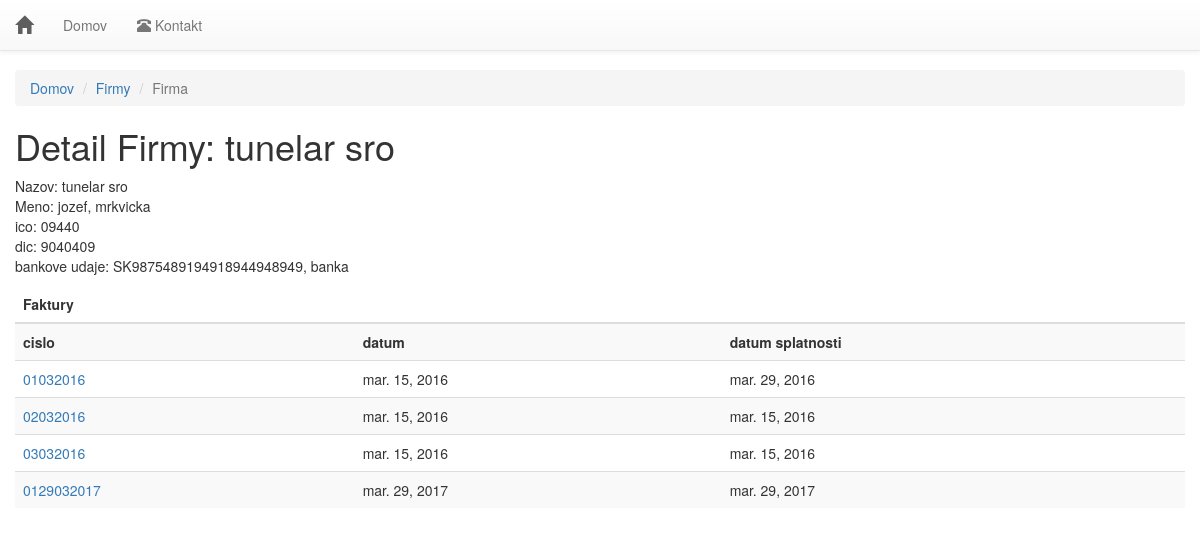
Page /firma/1/ (signed in) on the earlier database version.
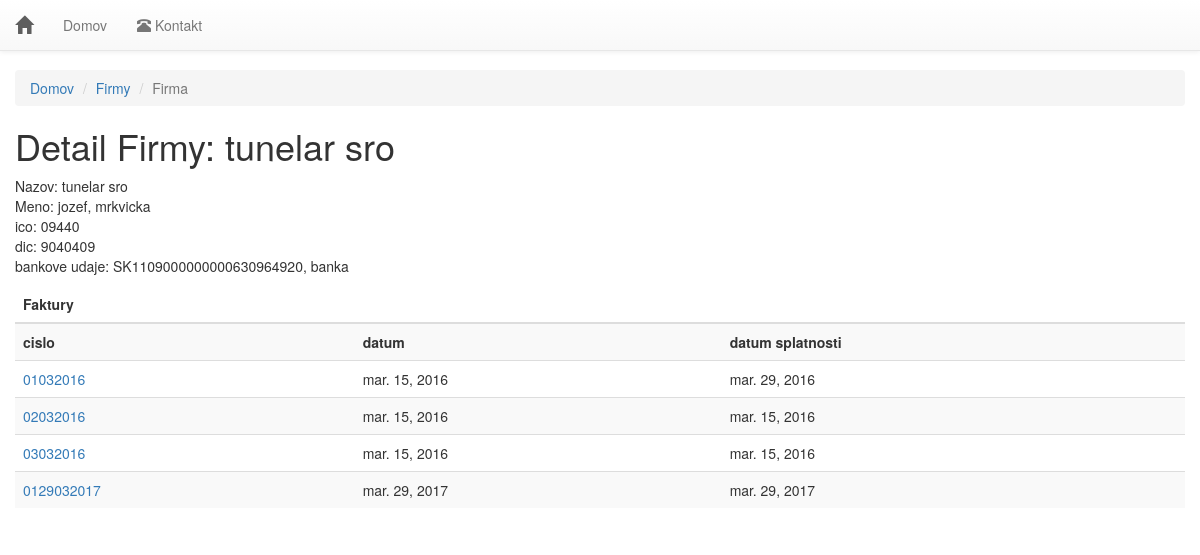
Same page on the later database version.
### invoice/models.py (models this page shows, shortened)
class Firma(models.Model):
    id = models.AutoField(primary_key=True)
    db_uuid = models.UUIDField(unique=True, default=uuid.uuid4, editable=False)
    creator = models.ForeignKey(Login, blank=False, on_delete=models.CASCADE,)
    nazov = models.CharField(blank=False, max_length=200)
    meno = models.CharField(blank=False, max_length=50)
    priezvisko = models.CharField(blank=False, max_length=50)
    ico = models.CharField(blank=False, max_length=50)
    dic = models.CharField(blank=False, max_length=50)
    banka = models.CharField(blank=False, max_length=100)
    alphanumeric = RegexValidator(r'^[0-9a-zA-Z]*$', 'Zadajte cislo vo formate IBAN')
    cislo_uctu = models.CharField(blank=False, max_length=24, validators=[alphanumeric])
    banky = (
        ('', 'vyberte'),
        ('SUBASKBX', 'Všeobecná úverová banka, a. s.'),
        ('GIBASKBX', 'Slovenská sporiteľňa, a. s.'),
        ('TATRSKBX', 'Tatra banka, a. s.'),
        ('BREXSKBX', 'MBANK – BRE Bank SA, pobočka zahraničnej banky mBank v SR'),
        ('UNCRSKBX', 'UniCredit Bank Czech Republic and Slovakia, a. s., pobočka zahr. banky'),
        ('CEKOSKBX', 'ČSOB – Československá obchodná banka, a.s.'),
    )
    cislo_swift = models.CharField(max_length=8, choices=banky, default='', blank=False)
    platca_DPH = models.CharField(choices=[("20", "ano"), ("0", "nie")], max_length=2)
    telefon = models.CharField(max_length=50)
    adresa_ulica = models.CharField(max_length=200)
    adresa_mesto = models.CharField(max_length=90)
    adresa_PSC = models.CharField(max_length=20)
    def __str__(self):
        return self.nazov

class Faktura(models.Model):
    id = models.AutoField(primary_key=True)
    db_uuid = models.UUIDField(unique=True, default=uuid.uuid4, editable=False)
    owner = models.ForeignKey(Login, blank=False, on_delete=models.CASCADE,)
    creator = models.ForeignKey(Firma, blank=False, on_delete=models.CASCADE,)
    created_for = models.ForeignKey(Zakaznik, blank=False, on_delete=models.CASCADE,)
    cislo_faktury = models.CharField(blank=False, max_length=10)
    datum_vystavenia = models.DateField(blank=False)
    datum_splatnosti = models.DateField(blank=False)
    datum_dodania = models.DateField(blank=False)
    konstantny_symbol = models.CharField(blank=False, max_length=150)
    doprava = models.CharField(blank=True, max_length=150)
    uhradena = models.CharField(choices=[("1", "ano"), ("0", "nie")], max_length=1, default=0)
    komentar = models.TextField(max_length=3000)

### invoice/views.py (the view)
# urls.py: path('firma/', views.firmas_all, name='firmas_all'),
@login_required(login_url='/logmein/')
def firma(request, firma_id):
    firma = get_object_or_404(Firma, pk=firma_id)
    zoznam = Faktura.objects.filter(creator=firma.id)
    t = 'invoice/firma.html'
    c = {'firma': firma, 'zoznam': zoznam}
    return HttpResponse(render_to_string(t, c))

### templates/invoice/firma.html (shortened to what this page needs)
<!DOCTYPE html>
<html>
<head>
    {% include "invoice/head.html" %}
</head>
<body>
{% include "invoice/nav.html" %}
<div class="container-fluid">
    <ol class="breadcrumb">
        <li><a href="/">Domov</a></li>
        <li><a href="{% url 'invoice:firmas_all' %}">Firmy</a></li>
        <li class="active">Firma</li>
    </ol>
    <h1>Detail Firmy: {{firma}}</h1>
    <p>
        Nazov: {{firma.nazov}} <br/>
        Meno: {{firma.meno}}, {{firma.priezvisko}}<br/>
        ico: {{firma.ico}}<br/>
        dic: {{firma.dic}}<br/>
        bankove udaje: {{firma.cislo_uctu}}, {{firma.banka}}
    </p>
    {% if zoznam %}
    <div class="table-responsive">
        <table class="table table-striped table-hover">
            <thead>
            <tr>
                <th colspan="3">Faktury</th>
            </tr>
            </thead>
            <tbody>
            <tr>
                <th>cislo</th>
                <th>datum</th>
                <th>datum splatnosti</th>
            </tr>
            {% for x in zoznam.all %}
            <tr>
                <td><a href="{% url 'invoice:detail' x.id %}">{{x.cislo_faktury}}</a></td>
                <td>{{x.datum_vystavenia}}</td>
                <td>{{x.datum_splatnosti}}</td>
            </tr>
            {% endfor %}
            {% else %}
            <p>Ziaden zaznam.</p>
            {% endif %}
            </tbody>
        </table>
    </div>
</div>
</body>
</html>

### templates/invoice/head.html (shortened to what this page needs)
<link rel="stylesheet" href="https://maxcdn.bootstrapcdn.com/bootstrap/3.3.7/css/bootstrap.min.css"
>
<link rel="stylesheet" href="https://maxcdn.bootstrapcdn.com/bootstrap/3.3.7/css/bootstrap-theme.min.css"
>
<link rel="stylesheet" type="text/css" href="//cdnjs.cloudflare.com/ajax/libs/cookieconsent2/3.0.3/cookieconsent.min.css" />

### templates/invoice/nav.html (shortened to what this page needs)
<nav class="navbar navbar-default navbar-fixed-top">
    <div class="container-fluid">
        <div class="navbar-header">
            <a class="navbar-brand" href="/" title="Domov"><i class="glyphicon glyphicon-home"></i></a>
        </div>
        <div id="navbar" class="navbar-collapse collapse">
            <ul class="nav navbar-nav">
               <li><a href="/">Domov</a></li>
                <li
                {% if request.get_full_path == 'invoice:kontakt' %} class="active" {% endif %}><a
                    href="{% url 'invoice:kontakt' %}"><i class="glyphicon glyphicon-phone-alt"></i> Kontakt</a></li>
            </ul>
        </div>
    </div>
</nav>

### templates/invoice/head.html (style rules this page uses)
body { padding-top: 70px; }

Differences in the rows shown:
changed Firma "tunelar sro": cislo_uctu "SK9875489194918944948949" → "SK1109000000000630964920"
